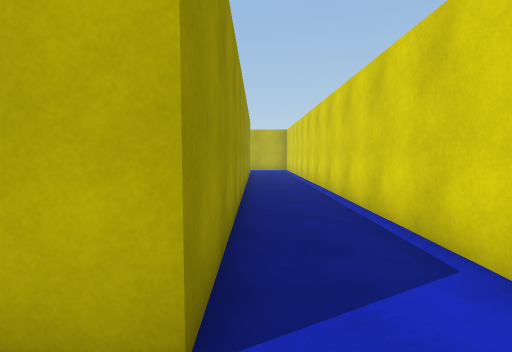
[1] (above)

19 first-person views from a walk through a Unity game level. The camera is 1.2 m above the floor, tilts 4° down and sees 80° across. The floor is counted in squares, 1 m on a side. Each view is taken from the middle of a square. On the plan, view 1 faces up. The plan holds only what a view shows up to about 13 squares ahead; the rest is blank. The place goes on beyond the plan. The player character is not drawn.

[2]
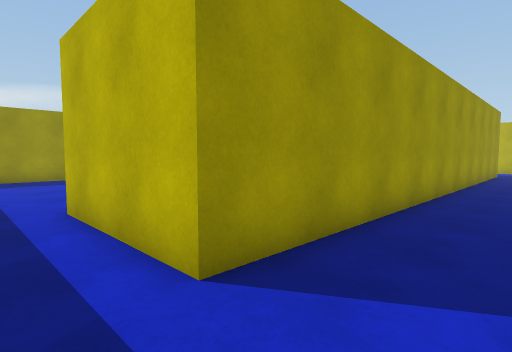

[3]
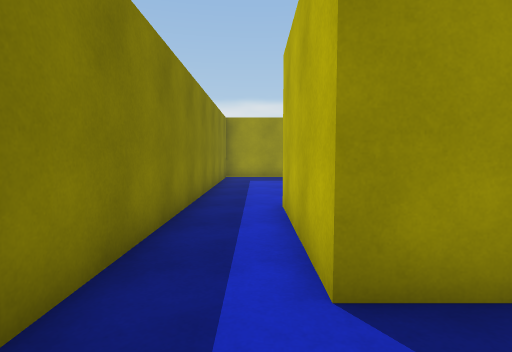

[4]
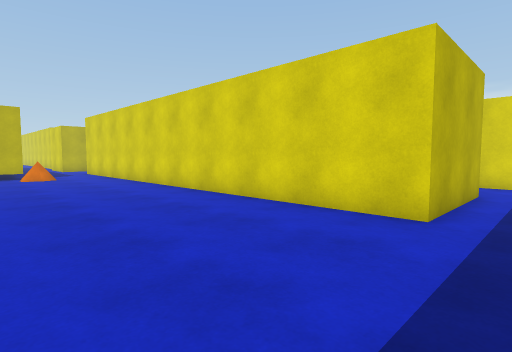

[5]
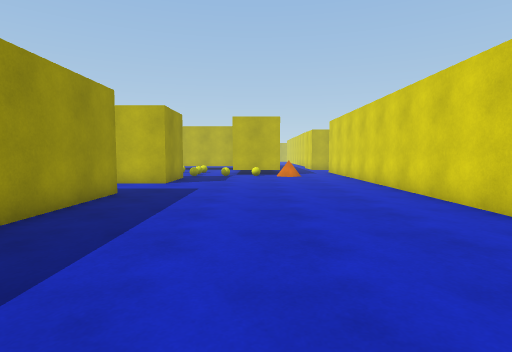

[6]
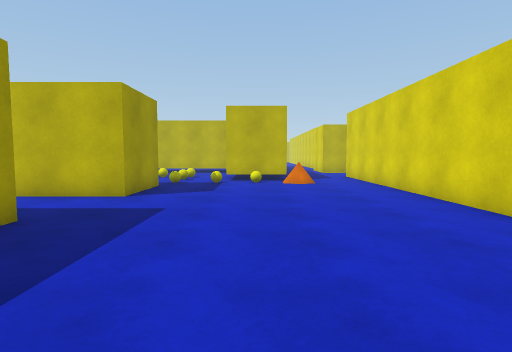

[7]
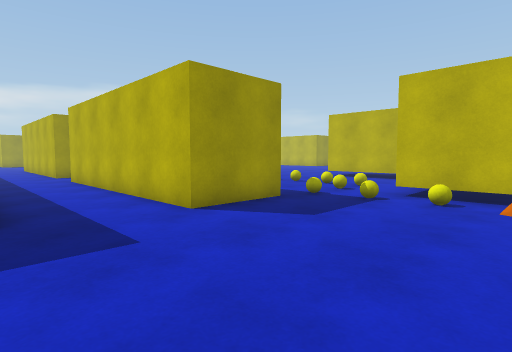

[8]
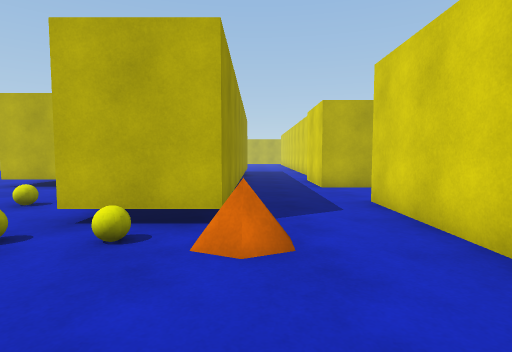

[9]
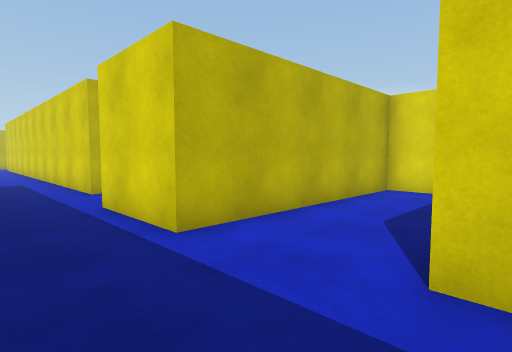

[10]
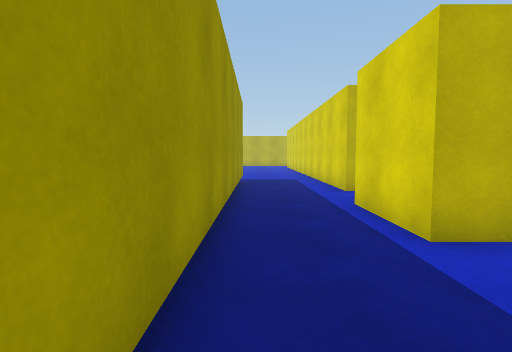

[11]
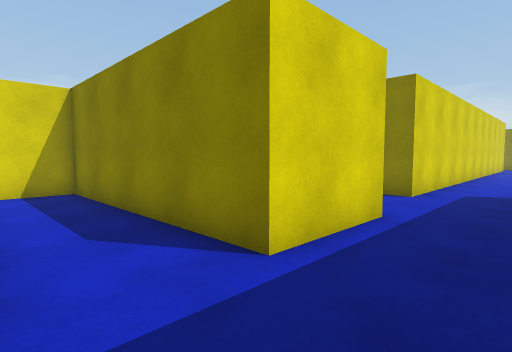

[12]
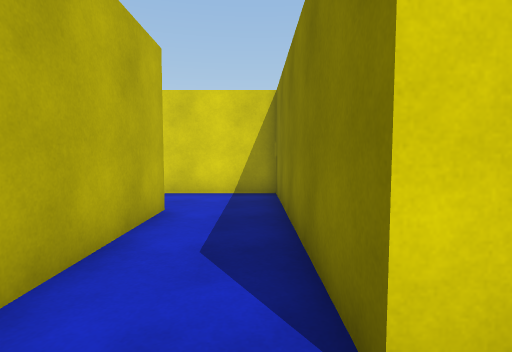

[13]
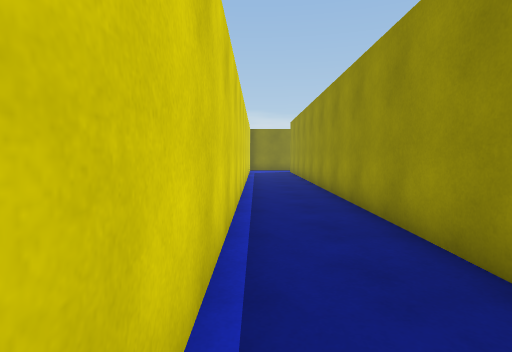

[14]
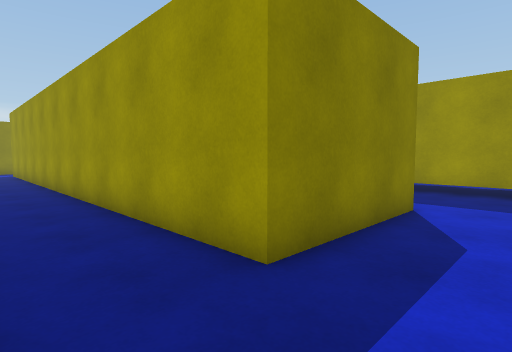

[15]
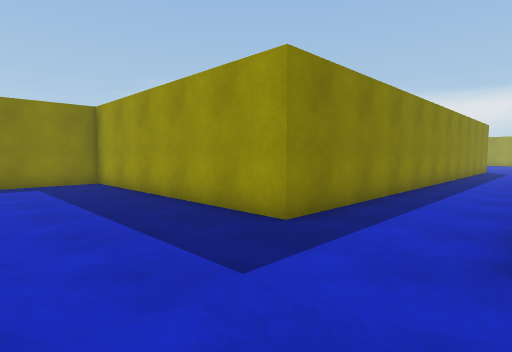

[16]
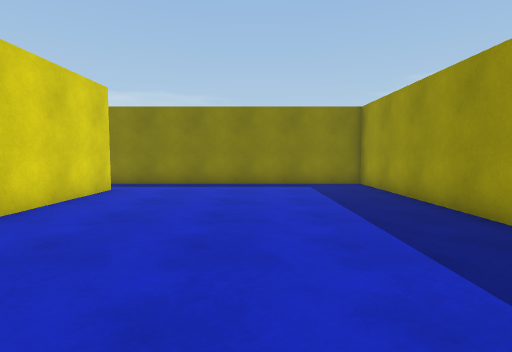

[17]
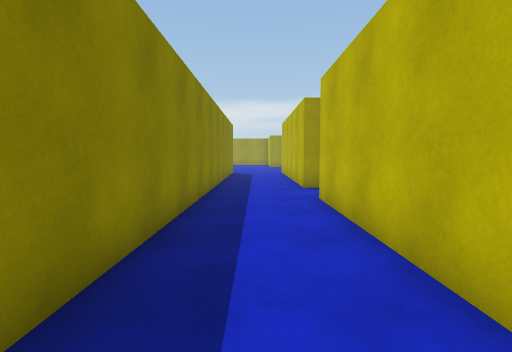

[18]
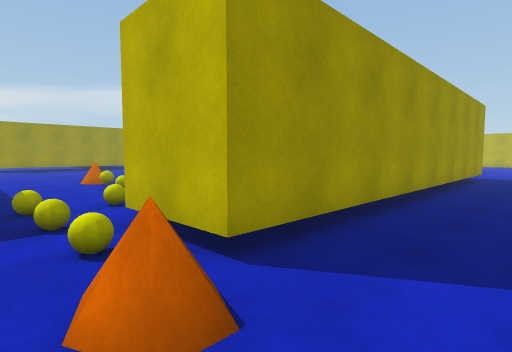

[19]
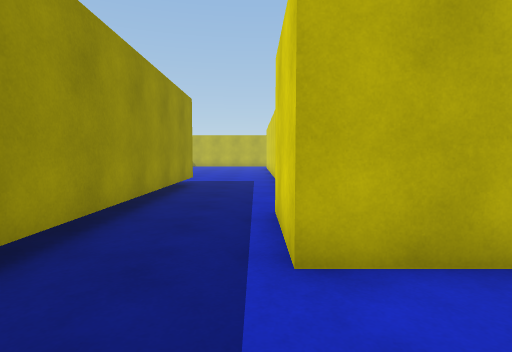

### Floor plan
Points are (right, up) in squares from view 1. A wall is a line through its corners. A room is listed if a view was taken in it or the views show most of it. See-through windows are left out.
Room 1 (views 1, 2, 3, 4, 5, 6, 7, 8, 9, 10, 11, 12, 13, 14, 15, 16, 17, 18, 19)
walls: (-13.8, 15.9) (-13.8, 12.7) (-23.4, 12.7); (-5, 20.8) (-0.4, 20.8) (-0.4, 1.6) (-5, 1.6) (-5, 20.8); (2.4, 1.1) (2.4, 24.1) (-5.6, 24.1) (-5.6, 27.4) (2.4, 27.4) (2.4, 30.9); (-0.4, 30) (-5, 30) (-5, 34.5); (-26.1, 12.7) (-27.4, 12.7); (-8.6, 33.5) (-8.6, 18.1) (-11.4, 18.1); (-27.5, 9.5) (-14.3, 9.5) (-14.3, -0.6) (0.2, -0.6)
ways out: opening at (-24.5, 12); opening at (-12.5, 16.5)
objects: other object (-12, 17); other object (-10, 17)

Where each view was taken, in squares from view 1:
view 1: 0 up, 0 right, facing up
view 2: 0 up, 2 right, facing up-left
view 3: 1 up, 2 right, facing left
view 4: 0 up, 11 left, facing up-right
view 5: 0 up, 10 left, facing up
view 6: 4 up, 10 left, facing up
view 7: 9 up, 8 left, facing up-left
view 8: 13 up, 8 left, facing up
view 9: 20 up, 8 left, facing up-right
view 10: 20 up, 8 left, facing up
view 11: 30 up, 8 left, facing down-right
view 12: 28 up, 7 left, facing right
view 13: 23 up, 2 right, facing down
view 14: 23 up, 2 right, facing down-left
view 15: 13 up, 10 left, facing down-left
view 16: 12 up, 10 left, facing down
view 17: 11 up, 15 left, facing left
view 18: 16 up, 6 left, facing up-left
view 19: 21 up, 6 left, facing up
